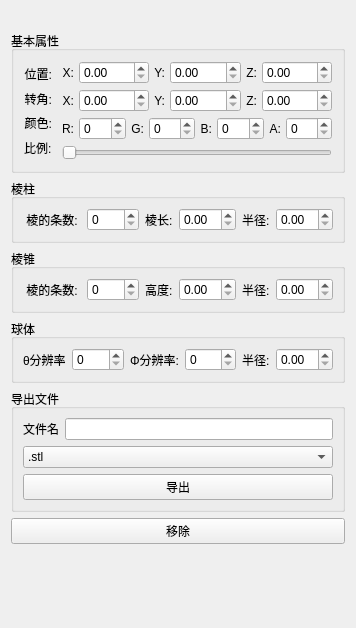
<?xml version="1.0" encoding="UTF-8"?>
<ui version="4.0">
 <class>PropertiesWidget</class>
 <widget class="QWidget" name="PropertiesWidget">
  <property name="geometry">
   <rect>
    <x>0</x>
    <y>0</y>
    <width>356</width>
    <height>628</height>
   </rect>
  </property>
  <property name="windowTitle">
   <string>Form</string>
  </property>
  <layout class="QVBoxLayout" name="verticalLayout">
   <item>
    <widget class="QLabel" name="label_objName">
     <property name="text">
      <string/>
     </property>
     <property name="alignment">
      <set>Qt::AlignCenter</set>
     </property>
    </widget>
   </item>
   <item>
    <widget class="QGroupBox" name="groupBox_2">
     <property name="title">
      <string>基本属性</string>
     </property>
     <layout class="QHBoxLayout" name="horizontalLayout_5" stretch="0,1">
      <property name="spacing">
       <number>0</number>
      </property>
      <property name="leftMargin">
       <number>5</number>
      </property>
      <property name="topMargin">
       <number>5</number>
      </property>
      <property name="rightMargin">
       <number>5</number>
      </property>
      <property name="bottomMargin">
       <number>5</number>
      </property>
      <item>
       <layout class="QVBoxLayout" name="verticalLayout_6">
        <property name="spacing">
         <number>0</number>
        </property>
        <property name="leftMargin">
         <number>5</number>
        </property>
        <property name="topMargin">
         <number>5</number>
        </property>
        <property name="rightMargin">
         <number>5</number>
        </property>
        <property name="bottomMargin">
         <number>5</number>
        </property>
        <item>
         <widget class="QLabel" name="label_14">
          <property name="sizePolicy">
           <sizepolicy hsizetype="Fixed" vsizetype="Preferred">
            <horstretch>0</horstretch>
            <verstretch>0</verstretch>
           </sizepolicy>
          </property>
          <property name="text">
           <string>位置:</string>
          </property>
          <property name="alignment">
           <set>Qt::AlignRight|Qt::AlignTrailing|Qt::AlignVCenter</set>
          </property>
         </widget>
        </item>
        <item>
         <widget class="QLabel" name="label_15">
          <property name="sizePolicy">
           <sizepolicy hsizetype="Fixed" vsizetype="Preferred">
            <horstretch>0</horstretch>
            <verstretch>0</verstretch>
           </sizepolicy>
          </property>
          <property name="text">
           <string>转角:</string>
          </property>
          <property name="alignment">
           <set>Qt::AlignRight|Qt::AlignTrailing|Qt::AlignVCenter</set>
          </property>
         </widget>
        </item>
        <item>
         <widget class="QLabel" name="label_16">
          <property name="sizePolicy">
           <sizepolicy hsizetype="Fixed" vsizetype="Preferred">
            <horstretch>0</horstretch>
            <verstretch>0</verstretch>
           </sizepolicy>
          </property>
          <property name="text">
           <string>颜色:</string>
          </property>
          <property name="alignment">
           <set>Qt::AlignRight|Qt::AlignTrailing|Qt::AlignVCenter</set>
          </property>
         </widget>
        </item>
        <item>
         <widget class="QLabel" name="label_2">
          <property name="text">
           <string>比例:</string>
          </property>
         </widget>
        </item>
       </layout>
      </item>
      <item>
       <layout class="QVBoxLayout" name="verticalLayout_7">
        <property name="spacing">
         <number>5</number>
        </property>
        <property name="leftMargin">
         <number>5</number>
        </property>
        <property name="topMargin">
         <number>5</number>
        </property>
        <property name="rightMargin">
         <number>5</number>
        </property>
        <property name="bottomMargin">
         <number>5</number>
        </property>
        <item>
         <layout class="QHBoxLayout" name="horizontalLayout_6" stretch="0,1,0,1,0,1">
          <item>
           <widget class="QLabel" name="label_19">
            <property name="sizePolicy">
             <sizepolicy hsizetype="Fixed" vsizetype="Preferred">
              <horstretch>0</horstretch>
              <verstretch>0</verstretch>
             </sizepolicy>
            </property>
            <property name="text">
             <string>X:</string>
            </property>
            <property name="alignment">
             <set>Qt::AlignRight|Qt::AlignTrailing|Qt::AlignVCenter</set>
            </property>
           </widget>
          </item>
          <item>
           <widget class="QDoubleSpinBox" name="doubleSpinBox_posx">
            <property name="sizePolicy">
             <sizepolicy hsizetype="Preferred" vsizetype="Fixed">
              <horstretch>0</horstretch>
              <verstretch>0</verstretch>
             </sizepolicy>
            </property>
           </widget>
          </item>
          <item>
           <widget class="QLabel" name="label_20">
            <property name="sizePolicy">
             <sizepolicy hsizetype="Fixed" vsizetype="Preferred">
              <horstretch>0</horstretch>
              <verstretch>0</verstretch>
             </sizepolicy>
            </property>
            <property name="text">
             <string>Y:</string>
            </property>
            <property name="alignment">
             <set>Qt::AlignRight|Qt::AlignTrailing|Qt::AlignVCenter</set>
            </property>
           </widget>
          </item>
          <item>
           <widget class="QDoubleSpinBox" name="doubleSpinBox_posy">
            <property name="sizePolicy">
             <sizepolicy hsizetype="Preferred" vsizetype="Fixed">
              <horstretch>0</horstretch>
              <verstretch>0</verstretch>
             </sizepolicy>
            </property>
           </widget>
          </item>
          <item>
           <widget class="QLabel" name="label_21">
            <property name="sizePolicy">
             <sizepolicy hsizetype="Fixed" vsizetype="Preferred">
              <horstretch>0</horstretch>
              <verstretch>0</verstretch>
             </sizepolicy>
            </property>
            <property name="text">
             <string>Z:</string>
            </property>
            <property name="alignment">
             <set>Qt::AlignRight|Qt::AlignTrailing|Qt::AlignVCenter</set>
            </property>
           </widget>
          </item>
          <item>
           <widget class="QDoubleSpinBox" name="doubleSpinBox_posz">
            <property name="sizePolicy">
             <sizepolicy hsizetype="Preferred" vsizetype="Fixed">
              <horstretch>0</horstretch>
              <verstretch>0</verstretch>
             </sizepolicy>
            </property>
           </widget>
          </item>
         </layout>
        </item>
        <item>
         <layout class="QHBoxLayout" name="horizontalLayout_7">
          <item>
           <widget class="QLabel" name="label_22">
            <property name="sizePolicy">
             <sizepolicy hsizetype="Fixed" vsizetype="Preferred">
              <horstretch>0</horstretch>
              <verstretch>0</verstretch>
             </sizepolicy>
            </property>
            <property name="text">
             <string>X:</string>
            </property>
            <property name="alignment">
             <set>Qt::AlignRight|Qt::AlignTrailing|Qt::AlignVCenter</set>
            </property>
           </widget>
          </item>
          <item>
           <widget class="QDoubleSpinBox" name="doubleSpinBox_rotx">
            <property name="sizePolicy">
             <sizepolicy hsizetype="Preferred" vsizetype="Fixed">
              <horstretch>0</horstretch>
              <verstretch>0</verstretch>
             </sizepolicy>
            </property>
           </widget>
          </item>
          <item>
           <widget class="QLabel" name="label_23">
            <property name="sizePolicy">
             <sizepolicy hsizetype="Fixed" vsizetype="Preferred">
              <horstretch>0</horstretch>
              <verstretch>0</verstretch>
             </sizepolicy>
            </property>
            <property name="text">
             <string>Y:</string>
            </property>
            <property name="alignment">
             <set>Qt::AlignRight|Qt::AlignTrailing|Qt::AlignVCenter</set>
            </property>
           </widget>
          </item>
          <item>
           <widget class="QDoubleSpinBox" name="doubleSpinBox_roty">
            <property name="sizePolicy">
             <sizepolicy hsizetype="Preferred" vsizetype="Fixed">
              <horstretch>0</horstretch>
              <verstretch>0</verstretch>
             </sizepolicy>
            </property>
           </widget>
          </item>
          <item>
           <widget class="QLabel" name="label_24">
            <property name="sizePolicy">
             <sizepolicy hsizetype="Fixed" vsizetype="Preferred">
              <horstretch>0</horstretch>
              <verstretch>0</verstretch>
             </sizepolicy>
            </property>
            <property name="text">
             <string>Z:</string>
            </property>
            <property name="alignment">
             <set>Qt::AlignRight|Qt::AlignTrailing|Qt::AlignVCenter</set>
            </property>
           </widget>
          </item>
          <item>
           <widget class="QDoubleSpinBox" name="doubleSpinBox_rotz">
            <property name="sizePolicy">
             <sizepolicy hsizetype="Preferred" vsizetype="Fixed">
              <horstretch>0</horstretch>
              <verstretch>0</verstretch>
             </sizepolicy>
            </property>
           </widget>
          </item>
         </layout>
        </item>
        <item>
         <layout class="QHBoxLayout" name="horizontalLayout_8">
          <item>
           <widget class="QLabel" name="label_25">
            <property name="sizePolicy">
             <sizepolicy hsizetype="Fixed" vsizetype="Preferred">
              <horstretch>0</horstretch>
              <verstretch>0</verstretch>
             </sizepolicy>
            </property>
            <property name="text">
             <string>R:</string>
            </property>
            <property name="alignment">
             <set>Qt::AlignRight|Qt::AlignTrailing|Qt::AlignVCenter</set>
            </property>
           </widget>
          </item>
          <item>
           <widget class="QSpinBox" name="spinBox_colorR">
            <property name="sizePolicy">
             <sizepolicy hsizetype="Preferred" vsizetype="Fixed">
              <horstretch>0</horstretch>
              <verstretch>0</verstretch>
             </sizepolicy>
            </property>
           </widget>
          </item>
          <item>
           <widget class="QLabel" name="label_26">
            <property name="sizePolicy">
             <sizepolicy hsizetype="Fixed" vsizetype="Preferred">
              <horstretch>0</horstretch>
              <verstretch>0</verstretch>
             </sizepolicy>
            </property>
            <property name="text">
             <string>G:</string>
            </property>
            <property name="alignment">
             <set>Qt::AlignRight|Qt::AlignTrailing|Qt::AlignVCenter</set>
            </property>
           </widget>
          </item>
          <item>
           <widget class="QSpinBox" name="spinBox_colorG">
            <property name="sizePolicy">
             <sizepolicy hsizetype="Preferred" vsizetype="Fixed">
              <horstretch>0</horstretch>
              <verstretch>0</verstretch>
             </sizepolicy>
            </property>
           </widget>
          </item>
          <item>
           <widget class="QLabel" name="label_27">
            <property name="sizePolicy">
             <sizepolicy hsizetype="Fixed" vsizetype="Preferred">
              <horstretch>0</horstretch>
              <verstretch>0</verstretch>
             </sizepolicy>
            </property>
            <property name="text">
             <string>B:</string>
            </property>
            <property name="alignment">
             <set>Qt::AlignRight|Qt::AlignTrailing|Qt::AlignVCenter</set>
            </property>
           </widget>
          </item>
          <item>
           <widget class="QSpinBox" name="spinBox_colorB">
            <property name="sizePolicy">
             <sizepolicy hsizetype="Preferred" vsizetype="Fixed">
              <horstretch>0</horstretch>
              <verstretch>0</verstretch>
             </sizepolicy>
            </property>
           </widget>
          </item>
          <item>
           <widget class="QLabel" name="label_28">
            <property name="sizePolicy">
             <sizepolicy hsizetype="Fixed" vsizetype="Preferred">
              <horstretch>0</horstretch>
              <verstretch>0</verstretch>
             </sizepolicy>
            </property>
            <property name="text">
             <string>A:</string>
            </property>
            <property name="alignment">
             <set>Qt::AlignRight|Qt::AlignTrailing|Qt::AlignVCenter</set>
            </property>
           </widget>
          </item>
          <item>
           <widget class="QSpinBox" name="spinBox_colorA">
            <property name="sizePolicy">
             <sizepolicy hsizetype="Preferred" vsizetype="Fixed">
              <horstretch>0</horstretch>
              <verstretch>0</verstretch>
             </sizepolicy>
            </property>
           </widget>
          </item>
         </layout>
        </item>
        <item>
         <widget class="QSlider" name="horizontalSlider_scale">
          <property name="orientation">
           <enum>Qt::Horizontal</enum>
          </property>
         </widget>
        </item>
       </layout>
      </item>
     </layout>
    </widget>
   </item>
   <item>
    <widget class="QGroupBox" name="groupBox_prism">
     <property name="sizePolicy">
      <sizepolicy hsizetype="Preferred" vsizetype="Preferred">
       <horstretch>0</horstretch>
       <verstretch>0</verstretch>
      </sizepolicy>
     </property>
     <property name="title">
      <string>棱柱</string>
     </property>
     <layout class="QHBoxLayout" name="horizontalLayout_9">
      <item>
       <widget class="QLabel" name="label_31">
        <property name="sizePolicy">
         <sizepolicy hsizetype="Fixed" vsizetype="Preferred">
          <horstretch>0</horstretch>
          <verstretch>0</verstretch>
         </sizepolicy>
        </property>
        <property name="text">
         <string> 棱的条数: </string>
        </property>
       </widget>
      </item>
      <item>
       <widget class="QSpinBox" name="spinBox_sideN">
        <property name="sizePolicy">
         <sizepolicy hsizetype="Preferred" vsizetype="Fixed">
          <horstretch>0</horstretch>
          <verstretch>0</verstretch>
         </sizepolicy>
        </property>
       </widget>
      </item>
      <item>
       <widget class="QLabel" name="label_32">
        <property name="sizePolicy">
         <sizepolicy hsizetype="Fixed" vsizetype="Preferred">
          <horstretch>0</horstretch>
          <verstretch>0</verstretch>
         </sizepolicy>
        </property>
        <property name="text">
         <string>棱长:</string>
        </property>
       </widget>
      </item>
      <item>
       <widget class="QDoubleSpinBox" name="doubleSpinBox_sideLen">
        <property name="sizePolicy">
         <sizepolicy hsizetype="Fixed" vsizetype="Fixed">
          <horstretch>0</horstretch>
          <verstretch>0</verstretch>
         </sizepolicy>
        </property>
       </widget>
      </item>
      <item>
       <widget class="QLabel" name="label_33">
        <property name="sizePolicy">
         <sizepolicy hsizetype="Fixed" vsizetype="Preferred">
          <horstretch>0</horstretch>
          <verstretch>0</verstretch>
         </sizepolicy>
        </property>
        <property name="text">
         <string>半径:</string>
        </property>
       </widget>
      </item>
      <item>
       <widget class="QDoubleSpinBox" name="doubleSpinBox_radius">
        <property name="sizePolicy">
         <sizepolicy hsizetype="Fixed" vsizetype="Fixed">
          <horstretch>0</horstretch>
          <verstretch>0</verstretch>
         </sizepolicy>
        </property>
       </widget>
      </item>
     </layout>
    </widget>
   </item>
   <item>
    <widget class="QGroupBox" name="groupBox_pyramid">
     <property name="title">
      <string>棱锥</string>
     </property>
     <layout class="QHBoxLayout" name="horizontalLayout_10">
      <item>
       <widget class="QLabel" name="label_34">
        <property name="sizePolicy">
         <sizepolicy hsizetype="Fixed" vsizetype="Preferred">
          <horstretch>0</horstretch>
          <verstretch>0</verstretch>
         </sizepolicy>
        </property>
        <property name="text">
         <string> 棱的条数: </string>
        </property>
       </widget>
      </item>
      <item>
       <widget class="QSpinBox" name="spinBox_PyramidSideN">
        <property name="sizePolicy">
         <sizepolicy hsizetype="Preferred" vsizetype="Fixed">
          <horstretch>0</horstretch>
          <verstretch>0</verstretch>
         </sizepolicy>
        </property>
       </widget>
      </item>
      <item>
       <widget class="QLabel" name="label_35">
        <property name="sizePolicy">
         <sizepolicy hsizetype="Fixed" vsizetype="Preferred">
          <horstretch>0</horstretch>
          <verstretch>0</verstretch>
         </sizepolicy>
        </property>
        <property name="text">
         <string>高度:</string>
        </property>
       </widget>
      </item>
      <item>
       <widget class="QDoubleSpinBox" name="doubleSpinBox_PyramidHeight">
        <property name="sizePolicy">
         <sizepolicy hsizetype="Fixed" vsizetype="Fixed">
          <horstretch>0</horstretch>
          <verstretch>0</verstretch>
         </sizepolicy>
        </property>
       </widget>
      </item>
      <item>
       <widget class="QLabel" name="label_36">
        <property name="sizePolicy">
         <sizepolicy hsizetype="Fixed" vsizetype="Preferred">
          <horstretch>0</horstretch>
          <verstretch>0</verstretch>
         </sizepolicy>
        </property>
        <property name="text">
         <string>半径:</string>
        </property>
       </widget>
      </item>
      <item>
       <widget class="QDoubleSpinBox" name="doubleSpinBox_PyramidRadius">
        <property name="sizePolicy">
         <sizepolicy hsizetype="Fixed" vsizetype="Fixed">
          <horstretch>0</horstretch>
          <verstretch>0</verstretch>
         </sizepolicy>
        </property>
       </widget>
      </item>
     </layout>
    </widget>
   </item>
   <item>
    <widget class="QGroupBox" name="groupBox_RegularPolyhedron">
     <property name="title">
      <string>球体</string>
     </property>
     <layout class="QHBoxLayout" name="horizontalLayout_11">
      <item>
       <widget class="QLabel" name="label_37">
        <property name="sizePolicy">
         <sizepolicy hsizetype="Fixed" vsizetype="Preferred">
          <horstretch>0</horstretch>
          <verstretch>0</verstretch>
         </sizepolicy>
        </property>
        <property name="text">
         <string>θ分辨率</string>
        </property>
       </widget>
      </item>
      <item>
       <widget class="QSpinBox" name="spinBox_ThetaResolution">
        <property name="sizePolicy">
         <sizepolicy hsizetype="Preferred" vsizetype="Fixed">
          <horstretch>0</horstretch>
          <verstretch>0</verstretch>
         </sizepolicy>
        </property>
       </widget>
      </item>
      <item>
       <widget class="QLabel" name="label_38">
        <property name="sizePolicy">
         <sizepolicy hsizetype="Fixed" vsizetype="Preferred">
          <horstretch>0</horstretch>
          <verstretch>0</verstretch>
         </sizepolicy>
        </property>
        <property name="text">
         <string>Φ分辨率:</string>
        </property>
       </widget>
      </item>
      <item>
       <widget class="QSpinBox" name="spinBox_PhiResolution">
        <property name="sizePolicy">
         <sizepolicy hsizetype="Preferred" vsizetype="Fixed">
          <horstretch>0</horstretch>
          <verstretch>0</verstretch>
         </sizepolicy>
        </property>
       </widget>
      </item>
      <item>
       <widget class="QLabel" name="label_39">
        <property name="sizePolicy">
         <sizepolicy hsizetype="Fixed" vsizetype="Preferred">
          <horstretch>0</horstretch>
          <verstretch>0</verstretch>
         </sizepolicy>
        </property>
        <property name="text">
         <string>半径:</string>
        </property>
       </widget>
      </item>
      <item>
       <widget class="QDoubleSpinBox" name="doubleSpinBox_RegularPolyhedronRadius">
        <property name="sizePolicy">
         <sizepolicy hsizetype="Fixed" vsizetype="Fixed">
          <horstretch>0</horstretch>
          <verstretch>0</verstretch>
         </sizepolicy>
        </property>
       </widget>
      </item>
     </layout>
    </widget>
   </item>
   <item>
    <widget class="QGroupBox" name="groupBox_export">
     <property name="title">
      <string>导出文件</string>
     </property>
     <layout class="QVBoxLayout" name="verticalLayout_2">
      <item>
       <layout class="QHBoxLayout" name="horizontalLayout">
        <item>
         <widget class="QLabel" name="label">
          <property name="text">
           <string>文件名</string>
          </property>
         </widget>
        </item>
        <item>
         <widget class="QLineEdit" name="lineEdit_fileName"/>
        </item>
       </layout>
      </item>
      <item>
       <widget class="QComboBox" name="comboBox_type">
        <item>
         <property name="text">
          <string>.stl</string>
         </property>
        </item>
        <item>
         <property name="text">
          <string>.ply</string>
         </property>
        </item>
        <item>
         <property name="text">
          <string>.obj</string>
         </property>
        </item>
       </widget>
      </item>
      <item>
       <widget class="QPushButton" name="pushButton_export">
        <property name="text">
         <string>导出</string>
        </property>
       </widget>
      </item>
     </layout>
    </widget>
   </item>
   <item>
    <widget class="QPushButton" name="pushButton_remove">
     <property name="sizePolicy">
      <sizepolicy hsizetype="Preferred" vsizetype="Fixed">
       <horstretch>0</horstretch>
       <verstretch>0</verstretch>
      </sizepolicy>
     </property>
     <property name="text">
      <string>移除</string>
     </property>
    </widget>
   </item>
   <item>
    <spacer name="verticalSpacer">
     <property name="orientation">
      <enum>Qt::Vertical</enum>
     </property>
     <property name="sizeHint" stdset="0">
      <size>
       <width>20</width>
       <height>433</height>
      </size>
     </property>
    </spacer>
   </item>
  </layout>
 </widget>
 <resources/>
 <connections/>
</ui>
